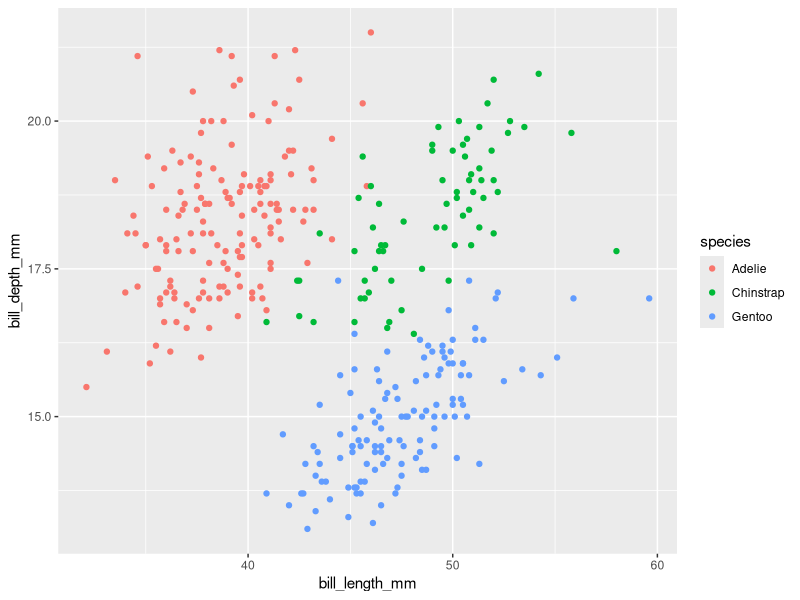
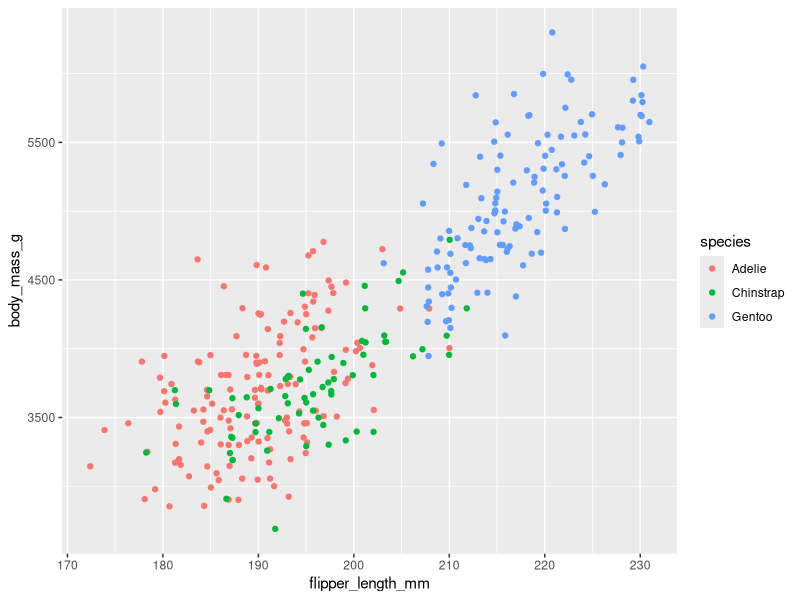

Write the R code that produced these figures, in order.
## ---- chunk 1
eq1 <- function(x){
  
  x^2

}

dc_dt <- D(expression(x^2), name="x")
dc_dt

x <- 3
eval(dc_dt)

## ---- chunk 2
eq2 <- expression(2*(3*a+2)^4 - 5)

dc_dt_2 <- D(expr= eq2, name ="a")
dc_dt_2

a <- 1.2
eval(dc_dt_2)


## ---- chunk 3
library(palmerpenguins)
data(package='palmerpenguins')
library(tidyverse)
penguins <- penguins


## ---- chunk 4
ggplot(data=penguins, aes(x=bill_length_mm, y=bill_depth_mm)) + geom_point(aes(color=species))
## ---- chunk 5
ggplot(data=penguins, aes(x=flipper_length_mm, y=body_mass_g)) + geom_jitter(aes(color=species))
